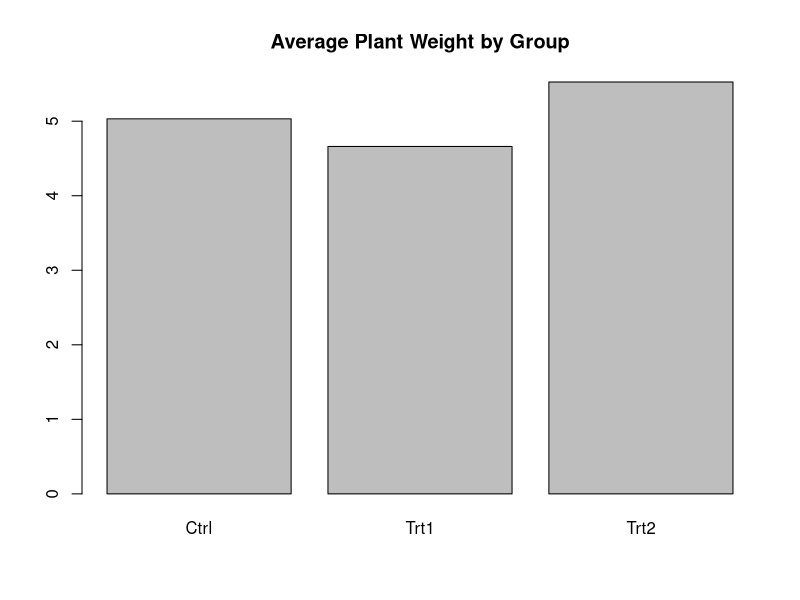

Recreate this plot in R.
# Im not fully sure what I am doing but this sounded interesting

# LOAD DATASETS PACKAGES ###################################

library(datasets)  # Load/unload base packages manually

# LOAD A DATASET ################################################

plants <- PlantGrowth

# Maximum and Minimum values(Highest and Lowest)
max(plants$weight)
min(plants$weight)

# Mean, Median, and Mode values(Average, Middle, and Most Common)
mean(plants$weight)
median(plants$weight)
names(sort(-table(plants$weight)))[1]

# Shows the maximum weight that 75 percent of plants are under
quantile(plants$weight, c(0.75))
# Shows the maximum weight that 50 percent of plants are under
quantile(plants$weight, c(0.50))

# Holds the weight averages for the three groups
weightavg <- c(0, 0, 0)
# Holds the three group names
group <- c("Ctrl", "Trt1", "Trt2")

# Holds values for iteration, counts of how many entries, and total weight
i <- 1
con <- concount <- 0
t1 <- t1count <- 0
t2 <- t2count <- 0
# Loops through the plants table and calculate averages
for (x in plants$weight){
  # Checks the group each value belongs to and adds it to that groups total
  if (plants$group[i] == "ctrl") {
    con <- con + x
    concount <- concount + 1
  } else if (plants$group[i] == "trt1") {
    t1 <- t1 + x
    t1count <- t1count + 1
  } else if (plants$group[i] == "trt2") {
    t2 <- t2 + x
    t2count <- t2count + 1
  }
  i <- i + 1
}
# Calculates the averages and adds them to the weight average vector
weightavg[1] <- (con / concount)
weightavg[2] <- (t1 / t1count)
weightavg[3] <- (t2 / t2count)

# Makes a bar chart for the average plant weight in the three groups
barplot(weightavg, names.arg = group, main = "Average Plant Weight by Group")
